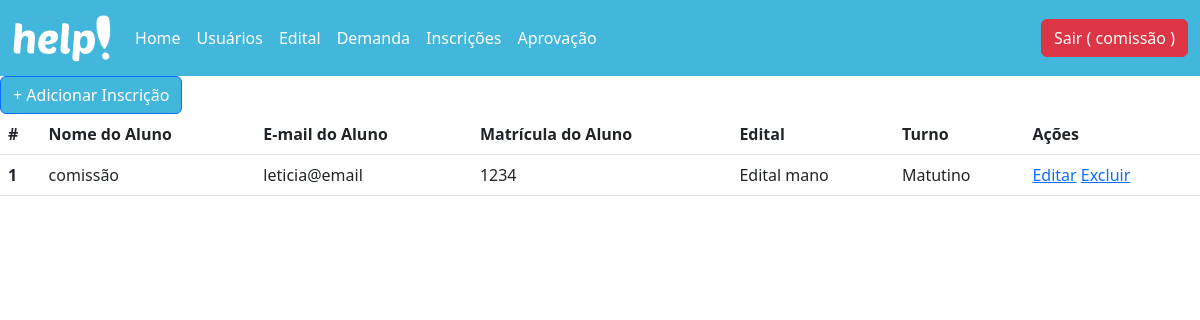
/inscricao/recovery (signed in), run on an earlier commit of the app's database.
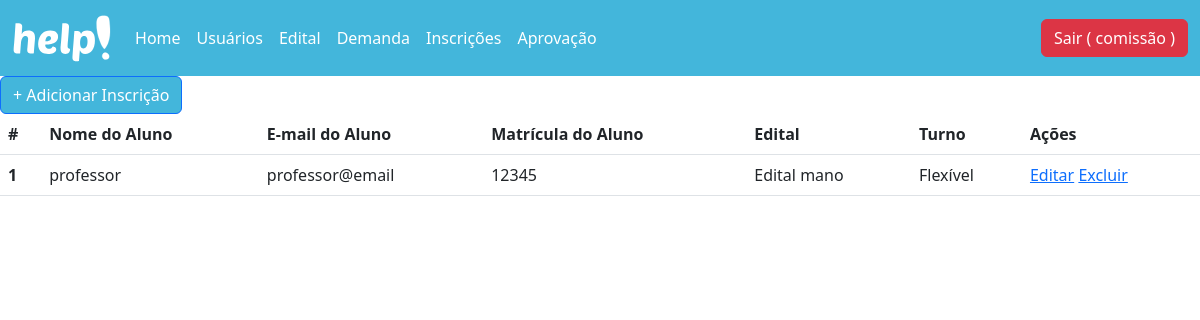
And on a later commit of the database.
### database/models.py (models this page shows, shortened)
class Usuario(db.Model, UserMixin):
  __tablename__= "usuario"
  id = db.Column(db.Integer, primary_key = True)
  nome = db.Column(db.String(100))
  email = db.Column(db.String(100))
  matricula = db.Column(db.String(100))
  senha = db.Column(db.String(100))
  admin = db.Column(db.Boolean)
  professor = db.Column(db.Boolean)

class Inscricao(db.Model):
  id = db.Column(db.Integer, primary_key = True)
  id_usuario = db.Column(db.Integer, db.ForeignKey('usuario.matricula'))
  id_edital = db.Column(db.Integer, db.ForeignKey('edital.id'))
  turno = db.Column(db.String(100))
  usuario = db.relationship('Usuario', foreign_keys=id_usuario)
  edital = db.relationship('Edital', foreign_keys=id_edital)

class Edital(db.Model):
  __tablename__= "edital"
  id = db.Column(db.Integer, primary_key = True)
  titulo = db.Column(db.String(100))
  paragrafo = db.Column(db.String(100))
  link = db.Column(db.String(100))

### controllers/inscricao.py (the view)
@bp_inscricao.route('/recovery')
@login_required
def recovery():
  inscricao = Inscricao.query.all()
  return render_template('inscricao_recovery.html', inscricao=inscricao)

### controllers/usuario.py (called while the page is built)
@lm.user_loader
def load_user(id):
  usuario = Usuario.query.filter_by(id=id).first()
  return usuario

### templates/inscricao_recovery.html
{% extends 'header.html' %}
{% block container %}
<a href="/inscricao/create" class="btn btn-primary" style="background-color: #43B6DB !important">+ Adicionar Inscrição</a>
  <table class="table">
    <thead>
      <tr>
        <th scope="col">#</th>
        <th scope="col">Nome do Aluno</th>
        <th scope="col">E-mail do Aluno</th>
        <th scope="col">Matrícula do Aluno</th>
        <th scope="col">Edital</th>
        <th scope="col">Turno</th>
        {% if current_user.admin %}
        <th scope="col">Ações</th>
        {% endif %}
      </tr>
    </thead>
    <tbody>
      {% for i in inscricao %}
        <tr>
          <th scope="row">{{i.id}}</th>
          <td>{{i.usuario.nome}}</td>
          <td>{{i.usuario.email}}</td>
          <td>{{i.usuario.matricula}}</td>
          <td>{{i.edital.titulo}}</td>
          <td>{{i.turno}}</td>
        {% if current_user.admin %}
          <td>
            <a href="/inscricao/update/{{i.id}}">Editar</a>
				    <a href="/inscricao/delete/{{i.id}}">Excluir</a>
          </td>
        {% endif %}
        </tr>
	    {% endfor %}
    </tbody>
  </table>
{% endblock %}

### templates/header.html (shortened to what this page needs)
<!DOCTYPE html>
<html lang="pt-br">
<head>
  <link href="https://cdn.jsdelivr.net/npm/bootstrap@5.3.0-alpha1/dist/css/bootstrap.min.css" rel="stylesheet">
  <link rel="stylesheet" href="/static/header.css">
</head>
<body>
<nav class="navbar navbar-expand-lg bg-body-tertiary" style="background-color: #43B6DB !important;">
  <div class="container-fluid">
    <a class="navbar-brand" href="/usuarios/dashboard"><img src="/static/assets/help.svg" alt="..." height="50vh"></a>
    <div class="collapse navbar-collapse" id="navbarSupportedContent">
      <ul class="navbar-nav me-auto mb-2 mb-lg-0">
        <li class="nav-item">
          <a class="nav-link active" aria-current="page" href="/usuarios/dashboard">Home</a>
        </li>
        {% if current_user.admin %}
        <li class="nav-item">
          <a class="nav-link" href="/usuarios/recovery">Usuários</a>
        </li>
        {% endif %}
        {% if current_user.admin %}
        <li class="nav-item">
          <a class="nav-link" href="/edital/recovery">Edital</a>
        </li>
        {% endif %}
        {% if current_user.professor %}
        <li class="nav-item">
          <a class="nav-link" href="/demanda/recovery">Demanda</a>
        </li>
        {% endif %}
        {% if current_user.professor %}
        <li class="nav-item">
          <a class="nav-link" href="/inscricao/recovery">Inscrições</a>
        </li>
        {% endif %}
        {% if current_user.professor %}
        <li class="nav-item">
          <a class="nav-link" href="/aprovacao/recovery">Aprovação</a>
        </li>
        {% endif %}
      </ul>
      <form class="d-flex" role="search">
        <a href="{{url_for('usuarios.logoff')}}" class="btn btn-danger" id="button-sair">Sair ( {{current_user.nome}} )</a>
      </form>
    </div>
  </div>
</nav>
  {% block container %}
  {% endblock %}
</body>
</html>

### static/header.css (style rules this page uses)
.nav-link { color: white !important; transition: 0.5s ease-in-out; }

What changed in the data, as far as the page shows it:
changed Inscricao "Edital mano": usuario.nome "comissão" → "professor"; usuario.email "leticia@email" → "professor@email"; usuario.matricula "1234" → "12345"; turno "Matutino" → "Flexível"
